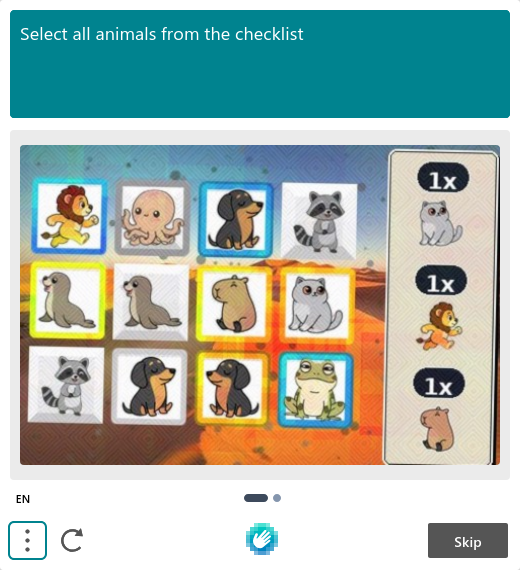
#> input picture latestDebugRun/00_base_image.png, 520 x 570 px; its folder holds only this picture in this run
$ python -i keyframes.py   (imports and definitions only)
#> lines starting #> are read from the running program, lines starting #| are printed output that depends on the picture
"""Reduce a recorded clip to the few frames the model is shown.

Ported from the training-side extractor; the model answers with a frame NUMBER into this slicing, so a
divergence names a picture that does not exist (see TRIBAL_KNOWLEDGE.md). `region_box` / `region_diff_ratio`
are also the driver's wait-for-state gate, with the same box the label was chosen with.
"""

from __future__ import annotations

import json
import os
from dataclasses import dataclass, field
from pathlib import Path
from typing import Any, Dict, List, Optional, Sequence, Tuple

import cv2
import numpy as np

from .kinds import KeyframeMode


DEFAULT_MAX_KEYFRAMES = 6

# Measured over 20 real clips: same picture <= 0.000067, smallest real state change >= 0.004282. The old 0.005
# sat ABOVE that change and collapsed ssqr8 to one still; it was calibrated on 64x64 fixtures.
DEFAULT_STEADY_RATIO = 0.001

# Licenses `cycle`'s collapse, where being generous discards the middle of a clip; deliberately not scaled
# with steady_ratio, and never applied to steady_screens (GeeTest svg screens are 0.005 apart).
DEFAULT_DISTINCT_RATIO = 0.02

# A hold is a deliberate resting state, not a frame that repeated mid-animation: 3 frames @ 10 fps ~ 0.3 s.
DEFAULT_MIN_HOLD_FRAMES = 3

# A 3-state cycle is ~0.9 held, a cross-fade ~0.0; the gap is wide.
DEFAULT_MIN_STEADY_COVERAGE = 0.5

# The one pixel threshold shared with every other movement check in the project.
_PIXEL_DELTA = 30

# One constant for both choosing the label's frame and the live wait: the two must ask the same question.
MATCH_REGION_HALF = 0.06

# Looser than steady_ratio: the live page carries antialiasing and cursor artefacts a keyframe does not.
MATCH_REGION_TOLERANCE = 0.05

MANIFEST_NAME = "keyframes.json"
KEYFRAME_DIR_NAME = "keyframes"


@dataclass(frozen=True)
class KeyframeParams:
    """Recorded in the manifest so a threshold change re-cuts a set instead of silently mixing two slicings."""

    max_keyframes: int = DEFAULT_MAX_KEYFRAMES
    steady_ratio: float = DEFAULT_STEADY_RATIO
    distinct_ratio: float = DEFAULT_DISTINCT_RATIO
    min_hold_frames: int = DEFAULT_MIN_HOLD_FRAMES
    min_steady_coverage: float = DEFAULT_MIN_STEADY_COVERAGE
    dedupe: bool = True

    # [9 lines left out: function as_dict, not called in this run]


@dataclass
class Keyframe:
    """`number` is 1-based and is what the model returns as `frame`; `source_index` keeps the provenance."""

    number: int
    source_index: int
    timestamp_ms: float
    image: Optional[np.ndarray] = None


@dataclass
class KeyframeSet:
    mode: KeyframeMode
    keyframes: List[Keyframe]
    source_frames: int
    fps: float
    params: KeyframeParams = field(default_factory=KeyframeParams)
    frame_states: List[int] = field(default_factory=list)
    # Independent of `mode`: EVEN says recurrence could not be proved from one burst, this says how many
    # screens the board sits on. Reading `mode` for that put the driver's wait off on 100% of real animated captchas.
    steady_screens: int = 0

    def __len__(self) -> int:
        return len(self.keyframes)

    # [160 lines left out: functions manifest, region_box, region_diff_ratio, frame_diff_ratio, _anchor_runs, _medoid and 3 more, not called in this run]


def steady_screens(frames: Sequence[np.ndarray], params: KeyframeParams) -> int:
    got = _steady_screens(frames, params)
    return len(got[1]) if got else 0


# [72 lines left out: functions _detect_cycle, _drop_smeared, not called in this run]


def extract_keyframes(
    frames: Sequence[np.ndarray],
    *,
    fps: float = 10.0,
    params: Optional[KeyframeParams] = None,
) -> KeyframeSet:
    if not frames:
        raise ValueError("no frames to extract keyframes from")
    p = params or KeyframeParams()
    n = len(frames)

    def _ms(i: int) -> float:
        return (i / fps) * 1000.0 if fps > 0 else 0.0

    cycle = _detect_cycle(frames, p)
    if cycle is not None:
        reps, per_frame = cycle
        mode = KeyframeMode.STATIC if len(reps) == 1 else KeyframeMode.CYCLE
        return KeyframeSet(
            steady_screens=len(reps),
            mode=mode,
            keyframes=[
                Keyframe(number=k + 1, source_index=idx, timestamp_ms=_ms(idx),
                         image=frames[idx])
                for k, idx in enumerate(reps)
            ],
            source_frames=n,
            fps=fps,
            params=p,
            frame_states=per_frame,
        )

    indices = _even_indices(n, p.max_keyframes)
    # Before dedup so a smear does not spend budget, and after because the backfill re-picks smears
    # (measured: filtering only before returned [0, 10, 12, 21, 25] with 10 and 21 the two smears).
    indices = _drop_smeared(frames, indices, p)
    if p.dedupe:
        indices = _distinct_indices(frames, indices, p)
        indices = _drop_smeared(frames, indices, p)
    return KeyframeSet(
        steady_screens=steady_screens(frames, p),
        mode=KeyframeMode.EVEN,
        keyframes=[
            Keyframe(number=k + 1, source_index=idx, timestamp_ms=_ms(idx),
                     image=frames[idx])
            for k, idx in enumerate(indices)
        ],
        source_frames=n,
        fps=fps,
        params=p,
    )


def _frame_filename(number: int) -> str:
    """Zero-padded because readers sort by name."""
    return f"frame_{number:02d}.png"


# [23 lines left out: function write_keyframes, not called in this run]

>>> import cv2
>>> picture = cv2.imread('../../../latestDebugRun/00_base_image.png', cv2.IMREAD_GRAYSCALE)
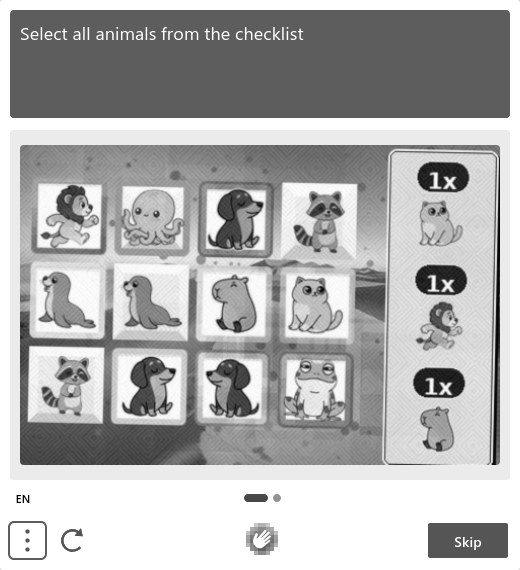
#> picture: shape (570, 520); min 0, max 255, mean 176.2
>>> result = extract_keyframes(picture)
#> (the run stopped early here; a loop or call above may not have finished)
